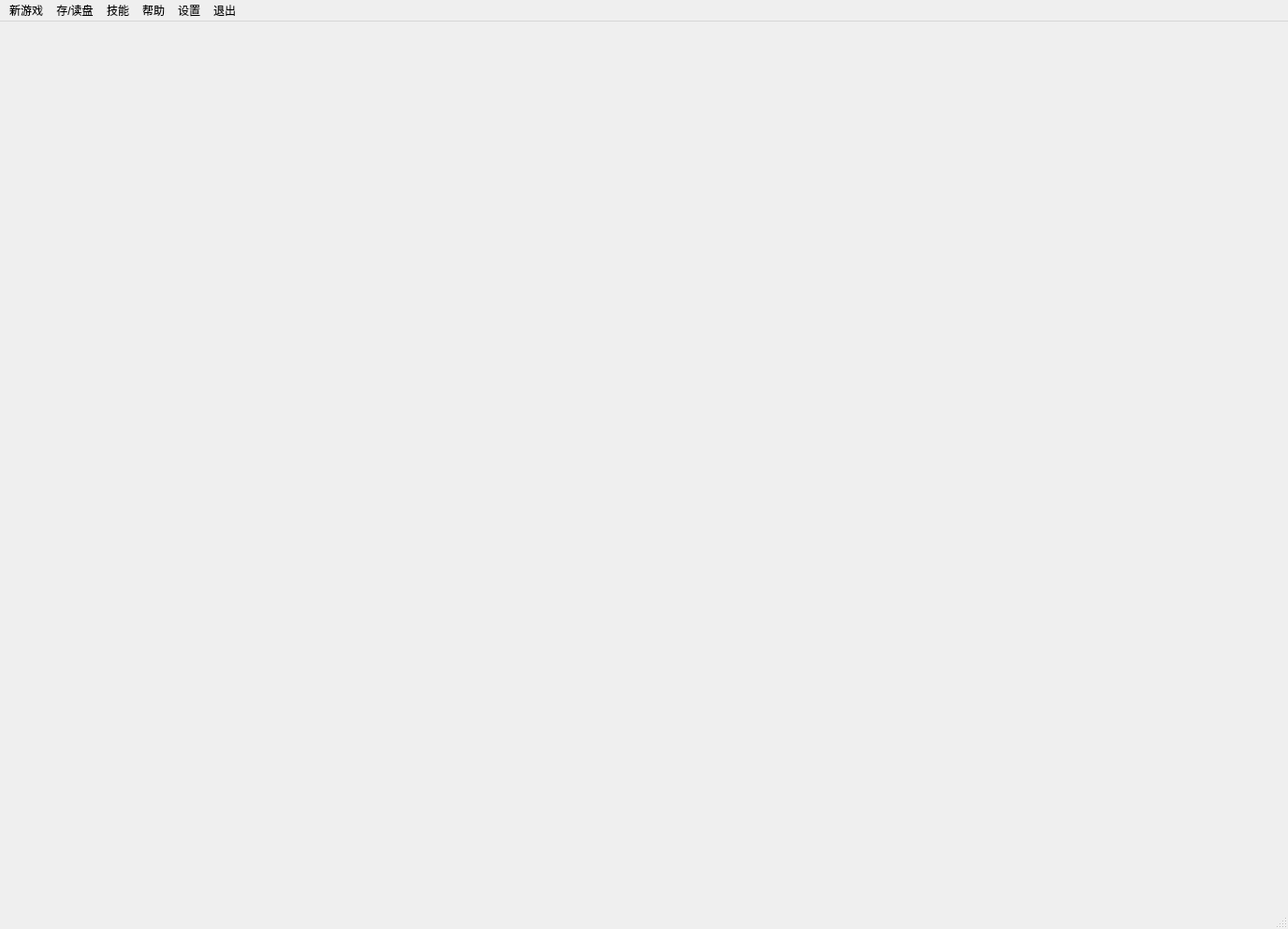
<?xml version="1.0" encoding="UTF-8"?>
<ui version="4.0">
 <class>MainWindow</class>
 <widget class="QMainWindow" name="MainWindow">
  <property name="geometry">
   <rect>
    <x>0</x>
    <y>0</y>
    <width>1376</width>
    <height>992</height>
   </rect>
  </property>
  <property name="mouseTracking">
   <bool>true</bool>
  </property>
  <property name="windowTitle">
   <string>MainWindow</string>
  </property>
  <widget class="QWidget" name="centralwidget">
   <property name="mouseTracking">
    <bool>true</bool>
   </property>
  </widget>
  <widget class="QStatusBar" name="statusbar"/>
  <widget class="QMenuBar" name="menuBar">
   <property name="geometry">
    <rect>
     <x>0</x>
     <y>0</y>
     <width>1376</width>
     <height>29</height>
    </rect>
   </property>
   <widget class="QMenu" name="menu">
    <property name="title">
     <string>新游戏</string>
    </property>
    <addaction name="actionPVP"/>
    <addaction name="actionPVE"/>
   </widget>
   <widget class="QMenu" name="menu_2">
    <property name="title">
     <string>存/读盘</string>
    </property>
    <addaction name="actionSave"/>
    <addaction name="actionrestore_last_saved_board"/>
   </widget>
   <widget class="QMenu" name="menu_3">
    <property name="title">
     <string>退出</string>
    </property>
    <addaction name="actionQuit"/>
   </widget>
   <widget class="QMenu" name="menu_4">
    <property name="title">
     <string>帮助</string>
    </property>
    <addaction name="actionShowGameRules"/>
    <addaction name="actionShowGameInfo"/>
   </widget>
   <widget class="QMenu" name="menu_5">
    <property name="title">
     <string>技能</string>
    </property>
    <addaction name="actionShowLosingPoints"/>
    <addaction name="actionRetract"/>
    <addaction name="actionShowEvaluation"/>
   </widget>
   <widget class="QMenu" name="menu_7">
    <property name="title">
     <string>设置</string>
    </property>
    <addaction name="actionSettings"/>
   </widget>
   <addaction name="menu"/>
   <addaction name="menu_2"/>
   <addaction name="menu_5"/>
   <addaction name="menu_4"/>
   <addaction name="menu_7"/>
   <addaction name="menu_3"/>
  </widget>
  <action name="actionPVP">
   <property name="text">
    <string>PVP</string>
   </property>
   <property name="shortcut">
    <string>Ctrl+P</string>
   </property>
  </action>
  <action name="actionPVE">
   <property name="text">
    <string>PVE</string>
   </property>
   <property name="shortcut">
    <string>Ctrl+E</string>
   </property>
  </action>
  <action name="actionSave">
   <property name="text">
    <string>保存当前状态</string>
   </property>
   <property name="toolTip">
    <string>保存当前状态</string>
   </property>
   <property name="shortcut">
    <string>Ctrl+S</string>
   </property>
  </action>
  <action name="actionrestore_last_saved_board">
   <property name="text">
    <string>恢复上次状态</string>
   </property>
   <property name="toolTip">
    <string>恢复上次状态</string>
   </property>
   <property name="shortcut">
    <string>Ctrl+R</string>
   </property>
  </action>
  <action name="actionQuit">
   <property name="text">
    <string>退出游戏</string>
   </property>
   <property name="toolTip">
    <string>退出游戏</string>
   </property>
   <property name="shortcut">
    <string>Ctrl+Q</string>
   </property>
  </action>
  <action name="actionShowGameRules">
   <property name="text">
    <string>不围棋规则</string>
   </property>
   <property name="toolTip">
    <string>不围棋规则</string>
   </property>
   <property name="shortcut">
    <string>Ctrl+W</string>
   </property>
  </action>
  <action name="actionRetract">
   <property name="text">
    <string>悔棋</string>
   </property>
   <property name="toolTip">
    <string>悔棋</string>
   </property>
   <property name="shortcut">
    <string>Ctrl+Z</string>
   </property>
  </action>
  <action name="actionShowLosingPoints">
   <property name="checkable">
    <bool>true</bool>
   </property>
   <property name="text">
    <string>显示禁手</string>
   </property>
   <property name="toolTip">
    <string>显示禁手</string>
   </property>
   <property name="shortcut">
    <string>Ctrl+F</string>
   </property>
  </action>
  <action name="actionShowGameInfo">
   <property name="text">
    <string>操作说明</string>
   </property>
   <property name="toolTip">
    <string>操作说明</string>
   </property>
   <property name="shortcut">
    <string>Ctrl+H</string>
   </property>
  </action>
  <action name="actionSettings">
   <property name="text">
    <string>自定义设置</string>
   </property>
   <property name="toolTip">
    <string>自定义设置</string>
   </property>
   <property name="shortcut">
    <string>Ctrl+T</string>
   </property>
  </action>
  <action name="actionShowEvaluation">
   <property name="text">
    <string>局势评估</string>
   </property>
   <property name="toolTip">
    <string>局势评估</string>
   </property>
   <property name="shortcut">
    <string>Ctrl+V</string>
   </property>
  </action>
 </widget>
 <resources/>
 <connections>
  <connection>
   <sender>actionQuit</sender>
   <signal>triggered()</signal>
   <receiver>MainWindow</receiver>
   <slot>close()</slot>
   <hints>
    <hint type="sourcelabel">
     <x>-1</x>
     <y>-1</y>
    </hint>
    <hint type="destinationlabel">
     <x>687</x>
     <y>495</y>
    </hint>
   </hints>
  </connection>
 </connections>
</ui>
